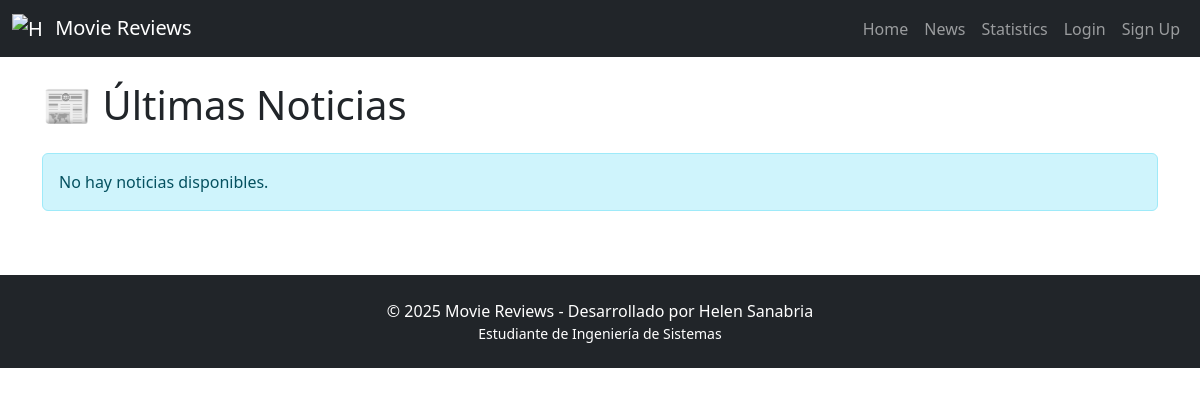
The page /news/ on the database as committed earlier.
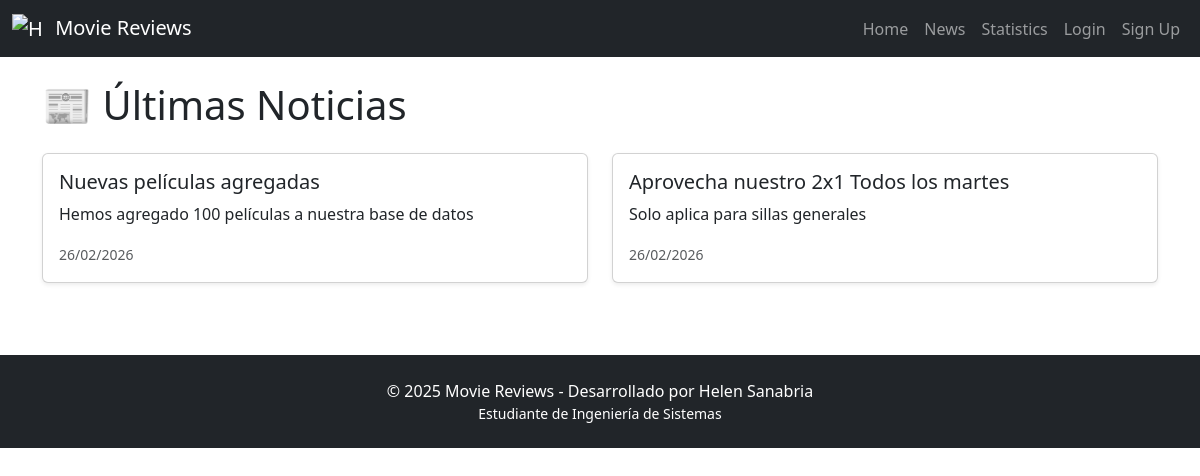
The same page on the database as committed later.
### news/models.py (models this page shows, shortened)
class News(models.Model):
    headline = models.CharField(max_length=200)
    body = models.TextField()
    date = models.DateField(auto_now_add=True)

### news/views.py (the view)
# urls.py: path('news/', include('news.urls')),
def news(request):
    newss = News.objects.all().order_by('-date')
    return render(request, 'news.html', {'newss': newss})

### news/templates/news.html
{% extends 'base.html' %}
{% block content %}
<div class="container mt-4">
    <h1 class="mb-4">📰 Últimas Noticias</h1>
    <div class="row">
        {% for news in newss %}
        <div class="col-md-6 mb-4">
            <div class="card h-100 shadow-sm">
                <div class="card-body">
                    <h5 class="card-title">{{ news.headline }}</h5>
                    <p class="card-text">{{ news.body }}</p>
                    <p class="card-text">
                        <small class="text-muted">{{ news.date|date:"d/m/Y" }}</small>
                    </p>
                </div>
            </div>
        </div>
        {% empty %}
        <div class="col-12">
            <div class="alert alert-info">
                No hay noticias disponibles.
            </div>
        </div>
        {% endfor %}
    </div>
</div>
{% endblock %}

### moviereviews/templates/base.html (shortened to what this page needs)
<!DOCTYPE html>
<html lang="es">
<head>
    <link href="https://cdn.jsdelivr.net/npm/bootstrap@5.3.0/dist/css/bootstrap.min.css" rel="stylesheet">
    {% load static %}
</head>
<body>
    <nav class="navbar navbar-expand-lg navbar-dark bg-dark">
        <div class="container-fluid">
            <a class="navbar-brand" href="{% url 'home' %}">
                <img src="{% static 'images/home.png' %}" alt="Home" width="30" height="30" class="d-inline-block align-text-top me-2">
                Movie Reviews
            </a>
            <div class="collapse navbar-collapse" id="navbarNav">
                <ul class="navbar-nav ms-auto">
                    <li class="nav-item">
                        <a class="nav-link" href="{% url 'home' %}">Home</a>
                    </li>
                    <li class="nav-item">
                        <a class="nav-link" href="{% url 'news' %}">News</a>
                    </li>
                    <li class="nav-item">
                        <a class="nav-link" href="{% url 'statistics' %}">Statistics</a>
                    </li>
                    <li class="nav-item">
                        <a class="nav-link" href="#">Login</a>
                    </li>
                    <li class="nav-item">
                        <a class="nav-link" href="#">Sign Up</a>
                    </li>
                </ul>
            </div>
        </div>
    </nav>
    <main>
        {% block content %}
        {% endblock %}
    </main>
    <footer class="bg-dark text-white text-center py-4 mt-5">
        <div class="container">
            <p class="mb-0">© 2025 Movie Reviews - Desarrollado por Helen Sanabria</p>
            <p class="mb-0 small">Estudiante de Ingeniería de Sistemas</p>
        </div>
    </footer>
</body>
</html>

Rows that differ between the two databases and show on the page:
added News: headline "Nuevas películas agregadas", body "Hemos agregado 100 películas a nuestra base de datos", date "26/02/2026"
added News: headline "Aprovecha nuestro 2x1 Todos los martes", body "Solo aplica para sillas generales", date "26/02/2026"
Other text that changed with them:
text no longer shown: "No hay noticias disponibles."
